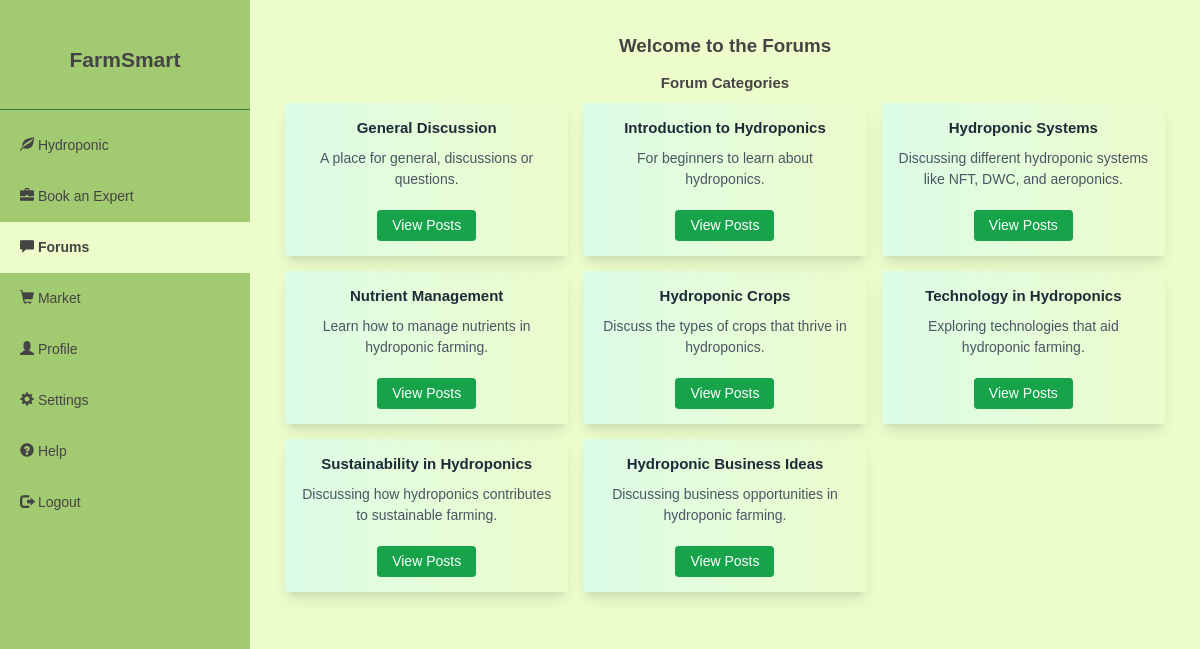
The page /forums on the database its author committed.
### app.py (models this page shows, shortened)
class Category(db.Model):
    id = db.Column(db.Integer, primary_key=True)
    name = db.Column(db.String(100), nullable=False)
    description = db.Column(db.String(255), nullable=True)

### app.py (the view)
@app.route('/forums', methods=['GET', 'POST'])
def forums():
    categories = Category.query.all()
    return render_template('forums.html', categories=categories)

### app.py (called while the page is built)
@app.after_request
def add_header(response):
    response.cache_control.no_cache = True
    return response

### templates/forums.html (shortened to what this page needs)
{% extends 'base.html' %}
{% block content %}
    <div class="container mx-auto p-6">
        <div class="flex flex-col items-center text-center">
            <h1 class="text-3xl font-semibold mb-6">Welcome to the Forums</h1>
        </div>
        <div class="mb-6">
            <div class="flex flex-col items-center text-center">
                <h3 class="text-2xl font-semibold mb-4">Forum Categories</h3>
            </div>
            <div class="grid grid-cols-1 sm:grid-cols-2 lg:grid-cols-3 gap-6">
                {% for category in categories %}
                    <div class="bg-gradient-to-r from-green-100 via-grey-200 to-white-300 shadow-lg rounded-md p-6 hover:shadow-xl transition duration-300 ease-in-out">
                        <div class="text-center mb-4">
                            <h4 class="text-2xl font-bold text-gray-800">{{ category.name }}</h4>
                            <p class="text-gray-600 mt-4">{{ category.description }}</p>
                        </div>
                        <div class="flex justify-center mt-8">
                            <a href="{{ url_for('view_category', category_id=category.id) }}" class="bg-green-600 text-white hover:bg-green-500 focus:ring-green-500 focus:ring-opacity-50 py-2 px-6 rounded-md text-center transition duration-300 ease-in-out no-underline">
                                View Posts
                            </a>
                        </div>
                    </div>
                {% endfor %}
            </div>
        </div>
    </div>
{% endblock %}

### static/css/dashboard.css (style rules this page uses)
:root { --bg-color: #ecfccb; --secondary-bg-color: #a2ca71; --sidebar-header-height: 100px; --sidebar-footer-height: 230px; --text-color: #444444; --secondary-text-color: #444444; --border-color: #387f39; --accent-color: #a2ca71; --accent-hover-color: #8dba5e; --success-background: #edf7ee; --warning-background: #ffd27f; --error-background: #ff6b6b; --input-border-color: #dddddd; --input-focus-color: var(--accent-color); --contrast-color: #ffffff; --graph-grid-color: #eeeeee; }
* { margin: 0; padding: 0; box-sizing: border-box; }
body { font-family: Arial, sans-serif; background-color: var(--bg-color); color: var(--text-color); }
a { text-decoration: none !important; }

### rows shown on the page
Category: name "General Discussion", description "A place for general, discussions or questions."
Category: name "Introduction to Hydroponics", description "For beginners to learn about hydroponics."
Category: name "Hydroponic Systems", description "Discussing different hydroponic systems like NFT, DWC, and aeroponics."
Category: name "Nutrient Management", description "Learn how to manage nutrients in hydroponic farming."
Category: name "Hydroponic Crops", description "Discuss the types of crops that thrive in hydroponics."
Category: name "Technology in Hydroponics", description "Exploring technologies that aid hydroponic farming."
Category: name "Sustainability in Hydroponics", description "Discussing how hydroponics contributes to sustainable farming."
Category: name "Hydroponic Business Ideas", description "Discussing business opportunities in hydroponic farming."
